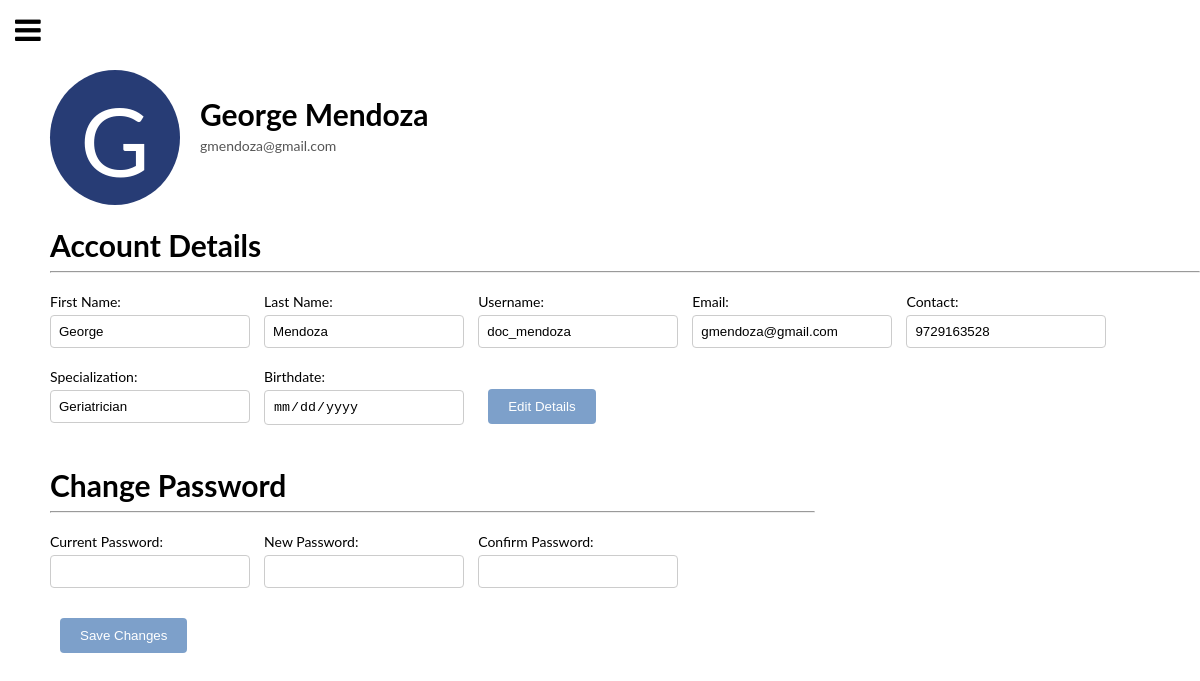
The page /doc_page/doctor_profile.php (signed in) on the database as committed earlier.
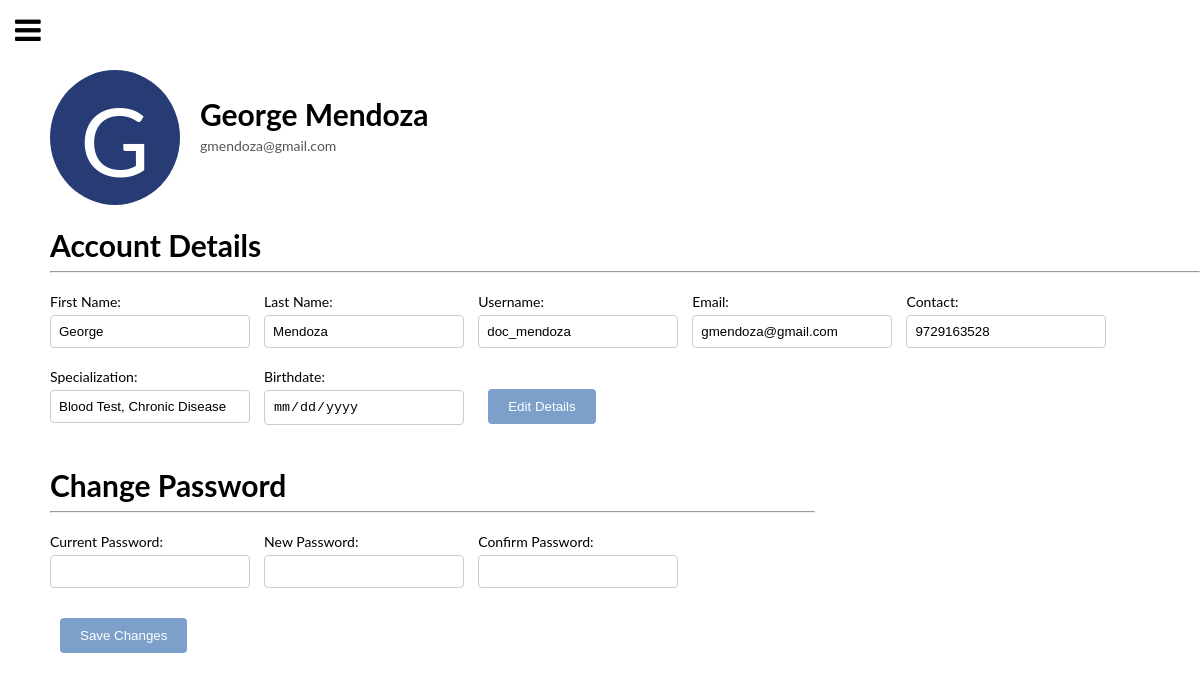
The same page on the database as committed later.
### tables this page shows
CREATE TABLE `tbldoctor` (
  `doc_id` int(11) NOT NULL,
  `doc_fname` varchar(100) NOT NULL,
  `doc_lname` varchar(100) NOT NULL,
  `doc_spec` varchar(100) DEFAULT NULL,
  `doc_birthdate` date DEFAULT NULL,
  `doc_email` varchar(100) DEFAULT NULL,
  `doc_contact` varchar(20) NOT NULL,
  `lgn_id` int(11) DEFAULT NULL
);

### doc_page/doctor_profile.php (the view, shortened to what this page needs)
<?php
include '../config.php';
$firstName = '';
$lastName = '';
$username = '';
$email = '';
$contact = '';
$specialization = '';
$birthdate = '';
if(isset($_SESSION['username'])) {
    $username = $_SESSION['username'];
    $sql = "SELECT doc_fname, doc_lname, doc_email, doc_contact, doc_spec, doc_birthdate, lgn_username
        FROM tbldoctor
        INNER JOIN tblLogin ON tbldoctor.lgn_id = tblLogin.lgn_id
        WHERE tblLogin.lgn_username = ?";
    $stmt = $conn->prepare($sql);
    $stmt->bind_param("s", $username);
    $stmt->execute();
    $stmt->store_result();
    if ($stmt->num_rows > 0) {
      $stmt->bind_result($doc_fname, $doc_lname, $doc_email, $doc_contact, $doc_spec, $doc_birthdate, $lgn_username);
      $firstName = $doc_fname;
      $lastName = $doc_lname;
      $email = $doc_email;
      $contact = $doc_contact;
      $username = $lgn_username;
      $specialization = $doc_spec;
      $birthdate = $doc_birthdate;
    }
    $darkColors = [
      '#2c3e50',
      '#34495e',
      '#1f3a93',
      '#273c75',
      '#192a56',
      '#2c3e50',
      '#2e86de',
      '#006266',
      '#3b3b98',
      '#2d3436',
      '#7f8c8d',
    ];
    $randomColor = $darkColors[array_rand($darkColors)];
}
?>
<!DOCTYPE html>
<html lang="en">
<head>
    <link rel="stylesheet" href="try.css?v=<?php echo time(); ?>">
    <link rel="stylesheet" href="https://cdnjs.cloudflare.com/ajax/libs/font-awesome/4.7.0/css/font-awesome.min.css">
</head>
<body>
<span id="BarsNav" style="font-size:30px;cursor:pointer" onclick="openNav()"><i class="fa fa-bars"></i></span>
<div class="content">
    <div class="profile-container">
      <div class="profile-letter" style="background-color: <?php echo $randomColor; ?>">
        <?php echo $firstName ? strtoupper(substr($firstName, 0, 1)) : ''; ?>
      </div>
      <div class="admin-details">
        <div class="admin-name">
          <?php echo $firstName . ' ' . $lastName; ?>
        </div>
        <div class="admin-email">
          <?php echo $email; ?>
        </div>
      </div>
    </div>
    <div class="edit-account-details">
      <div class="account-section">
        <h2>Account Details</h2>
        <hr>
        <form id="editAccountForm" action="" method="post">
          <div class="form-group">
            <label for="firstName">First Name:</label>
            <input type="text" id="firstName" name="firstName" value="<?php echo htmlspecialchars($firstName); ?>" class="edit-input" readonly>
          </div>
          <div class="form-group">
            <label for="lastName">Last Name:</label>
            <input type="text" id="lastName" name="lastName" value="<?php echo htmlspecialchars($lastName); ?>" class="edit-input" readonly>
          </div>
          <div class="form-group">
            <label for="username">Username:</label>
            <input type="text" id="username" name="username" value="<?php echo htmlspecialchars($username); ?>" class="edit-input" readonly>
          </div>
          <div class="form-group">
            <label for="email">Email:</label>
            <input type="email" id="email" name="email" value="<?php echo htmlspecialchars($email); ?>" class="edit-input" readonly>
          </div>
          <div class="form-group contact">
            <label for="contact">Contact:</label>
            <input type="text" id="contact" name="contact" value="<?php echo htmlspecialchars($contact); ?>" class="edit-input" readonly>
          </div>
          <div class="form-group">
            <label for="specialization">Specialization:</label>
            <input type="text" id="specialization" name="specialization" value="<?php echo htmlspecialchars($specialization); ?>" class="edit-input" readonly>
          </div>
          <div class="form-group">
            <label for="birthdate">Birthdate:</label>
            <input type="date" id="birthdate" name="birthdate" value="<?php echo htmlspecialchars($birthdate); ?>" class="edit-input" readonly>
          </div>
          <div class="button-group">
            <button type="button" id="editBtn">Edit Details</button>
          </div>
        </form>
      </div>
      <div class="pass-account-section">
        <h2>Change Password</h2>
        <hr>
        <form id="changePasswordForm" action="" method="post">
          <div class="form-group">
            <label for="currentPassword">Current Password:</label>
            <input type="password" id="currentPassword" name="currentPassword" class="edit-input" required>
          </div>
          <div class="form-group">
            <label for="newPassword">New Password:</label>
            <input type="password" id="newPassword" name="newPassword" class="edit-input" required>
          </div>
          <div class="form-group">
            <label for="confirmPassword">Confirm Password:</label>
            <input type="password" id="confirmPassword" name="confirmPassword" class="edit-input" required>
          </div>
          <div class="button-group">
            <button type="submit" id="changePasswordBtn">Save Changes</button>
          </div>
        </form>
      </div>
    </div>
  </div>
</body>
</html>

Rows that differ between the two databases and show on the page:
changed tbldoctor "George": specialization "Geriatrician" → "Blood Test, Chronic Disease"
